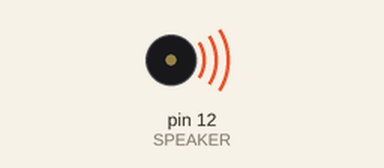
The sketch below on a simulated Arduino Uno, built with avr-gcc and run on an emulated ATmega328P. Shown: buzzer (waves = sounding).

Above: at 0.05 s.
Timing chart, 0 to 3.0 s (numbered marks = the images above):
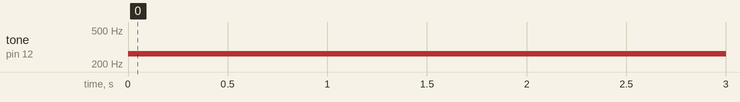

Measured:
- by itself, tone on pin 12 (SPEAKER): silent → 262 Hz at 0.00 s

The sketch:

Speaker_Note.ino
```cpp
#define BEATTIME 200 //Length of the generated tone (msec)
#define SPEAKER 12 //Pin number of the speaker

void setup() {
  Serial.begin(9600);
}
void loop() {
  // If there's serial monitor input:
//  int reading = Serial.read();
//  Serial.println(reading);
//  if (Serial.read()>0){
    // play a note
    tone(SPEAKER,262,BEATTIME) ;  // Note at 252 Hz
    delay(BEATTIME) ;

}
```
